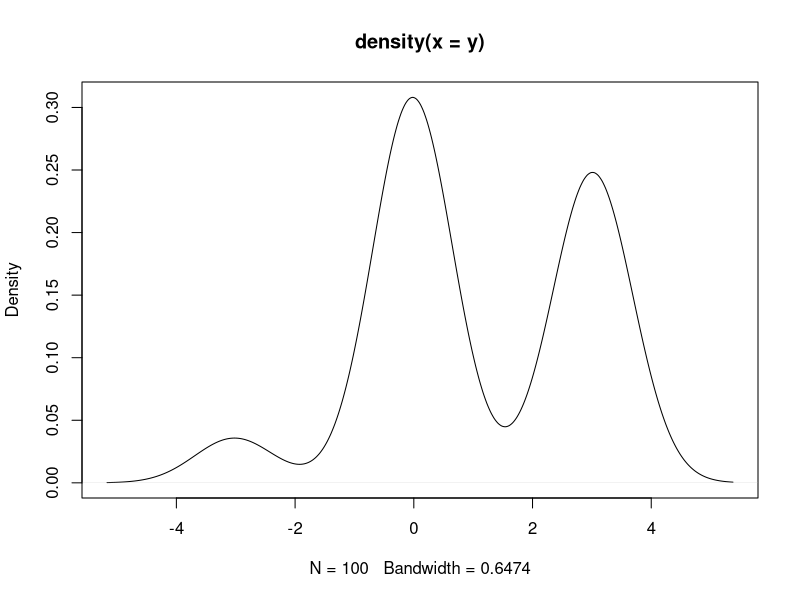

This chart was generated by the following R code:
# NPL for Gaussian Mixture model, see: Fong et al 2019
library(mvtnorm)
set.seed(1)

# Test data
p <- c(0.1, 0.5, 0.4)
mu <- c(-3, 0, 3)
sig <- c(0.2, 0.2, 0.2)

n <- 100
g <- sample(1:3, n, prob=p, replace=T)
y <- rnorm(n, mu[g], sig[g])
plot(density(y))


# NPL
gmm_ll <- function(y, p, mu, sig)
{
    # approximation of the log likelihood
    res <- sapply(seq_along(p), function(k) 
	   log(p[k]) + sum(dnorm(y, mu[k], sig[k], log=T)))
    return(-max(res))
}

gmm_ll(y, p, mu, sig)

